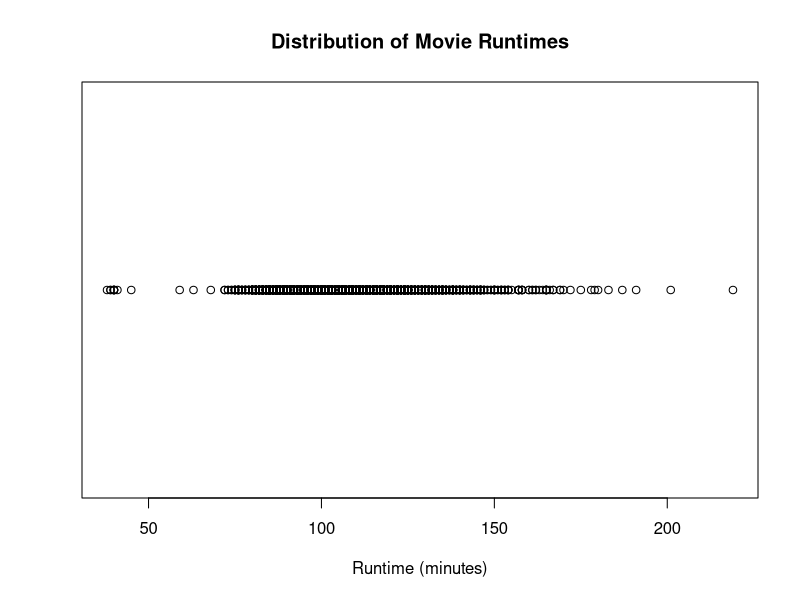
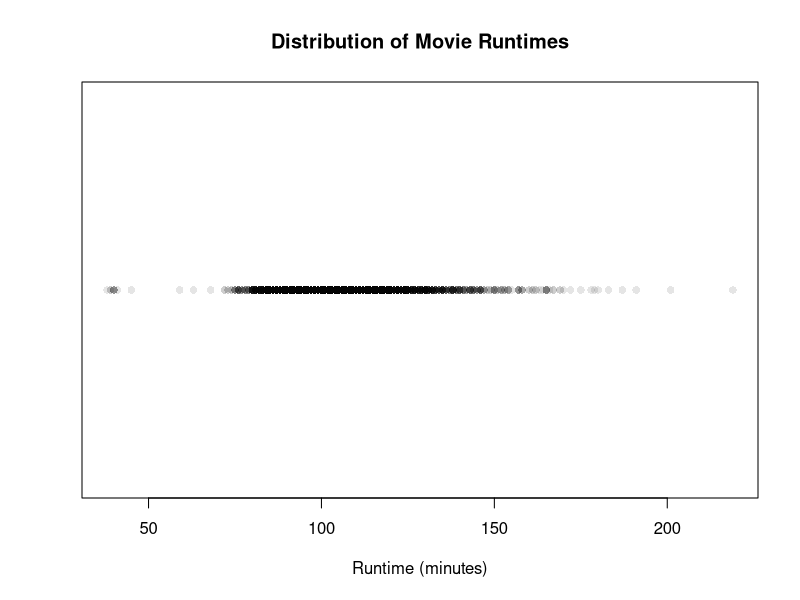
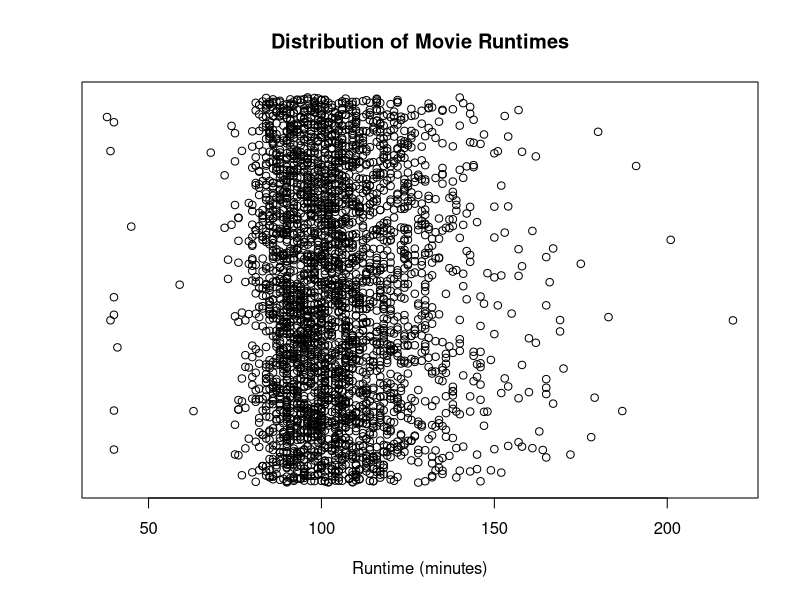
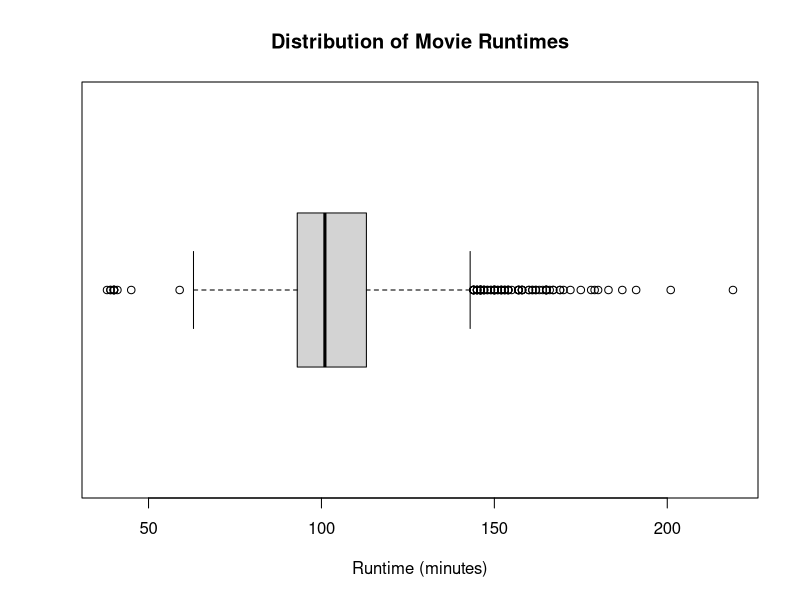
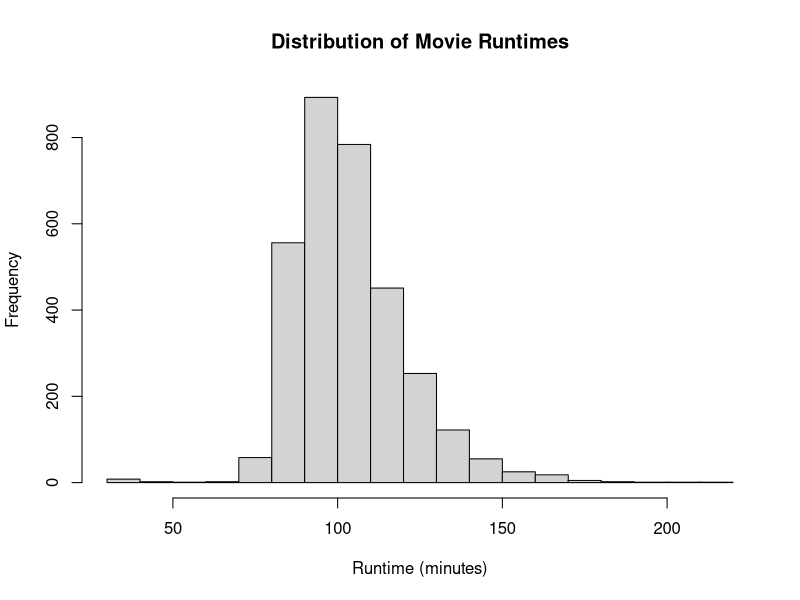
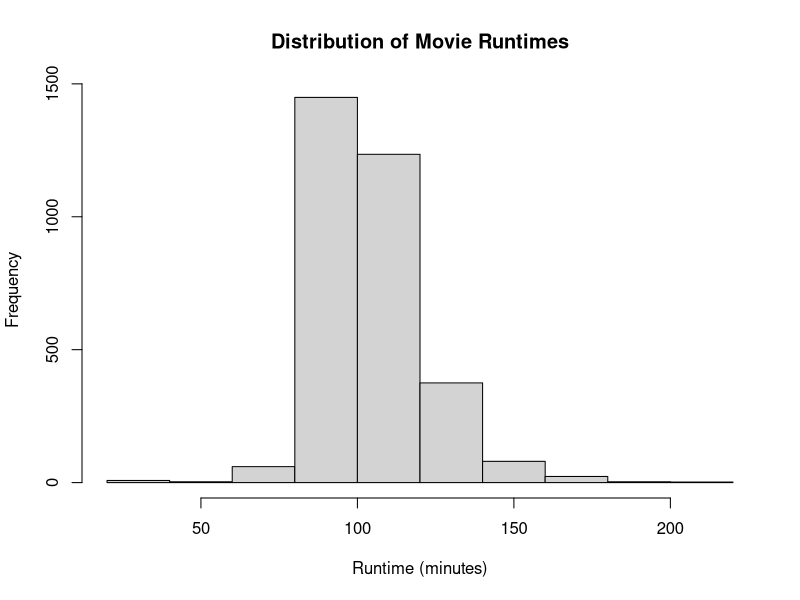
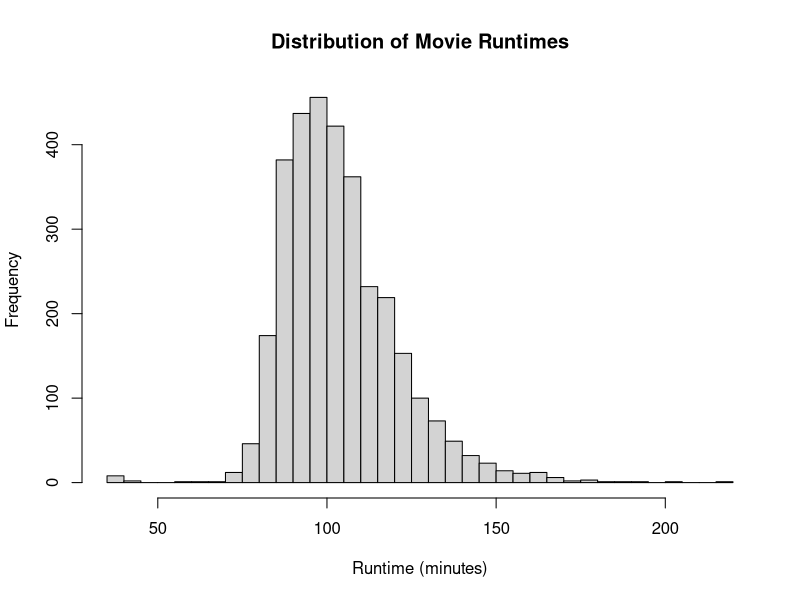
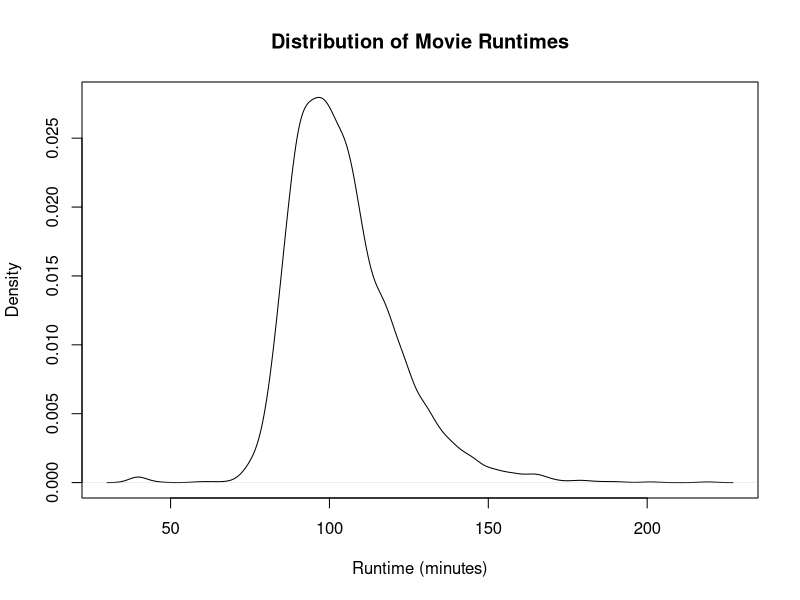

These charts were generated, in order, by the following R code:
# Univariate visualizations of
# a quantitiative variable

# Set working directory
setwd("~/Projects/R/Pluralsight Files/r-data-visualization-beginner/3-r-data-visualization-beginner-m3-exercise-files")

# Load movie data from CSV file
movies <- read.csv("Movies.csv")

# Create a dot plot of runtime
plot(
    x = movies$Runtime, 
    y = rep(0, nrow(movies)),
    main = "Distribution of Movie Runtimes",
    xlab = "Runtime (minutes)",
    ylab = "", 
    yaxt = "n")

# Create a dot plot with alpha transparency
plot(
    x = movies$Runtime, 
    y = rep(0, nrow(movies)), 
    main = "Distribution of Movie Runtimes",
    xlab = "Runtime (minutes)",
    ylab = "", 
    yaxt = "n",
    pch = 16,
    col = rgb(0, 0, 0, 0.1))

# Add jitter to dot plot
plot(
    x = movies$Runtime, 
    y = jitter(rep(0, nrow(movies))),
    main = "Distribution of Movie Runtimes",
    xlab = "Runtime (minutes)",
    ylab = "", 
    yaxt = "n")

# Create a boxplot of runtime
boxplot(
    x = movies$Runtime, 
    horizontal = TRUE,
    main = "Distribution of Movie Runtimes",
    xlab = "Runtime (minutes)")

# Create a histogram of runtime
hist(
    x = movies$Runtime,
    main = "Distribution of Movie Runtimes",
    xlab = "Runtime (minutes)")

# Create a more course-grain histogram
hist(
    x = movies$Runtime,
    breaks = 10,
    main = "Distribution of Movie Runtimes",
    xlab = "Runtime (minutes)")

# Create a more fine-grain histogram
hist(
    x = movies$Runtime,
    breaks = 30,
    main = "Distribution of Movie Runtimes",
    xlab = "Runtime (minutes)")

# Create a density plot of runtime
plot(
    x = density(movies$Runtime),
    main = "Distribution of Movie Runtimes",
    xlab = "Runtime (minutes)")

# Create small multiples of all four
par(mfrow = c(4, 1))

plot(
    x = movies$Runtime, 
    y = jitter(rep(0, nrow(movies))), 
    xlim = c(0, 250),
    main = "Distribution of Movie Runtimes",
    xlab = "",
    ylab = "", 
    yaxt = "n",
    pch = 16,
    col = rgb(0, 0, 0, 0.1))

boxplot(
    x = movies$Runtime,
    ylim = c(0, 250),
    horizontal = TRUE)

hist(
    x = movies$Runtime,
    xlim = c(0, 250),
    main = "",
    xlab = "",
    ylab = "",
    yaxt = "n")

plot(
    x = density(movies$Runtime),
    xlim = c(0, 250),
    main = "",
    xlab = "Runtime (minutes)",
    ylab = "",
    yaxt = "n")

# Reset multi-row display
par(mfrow = c(1, 1))
